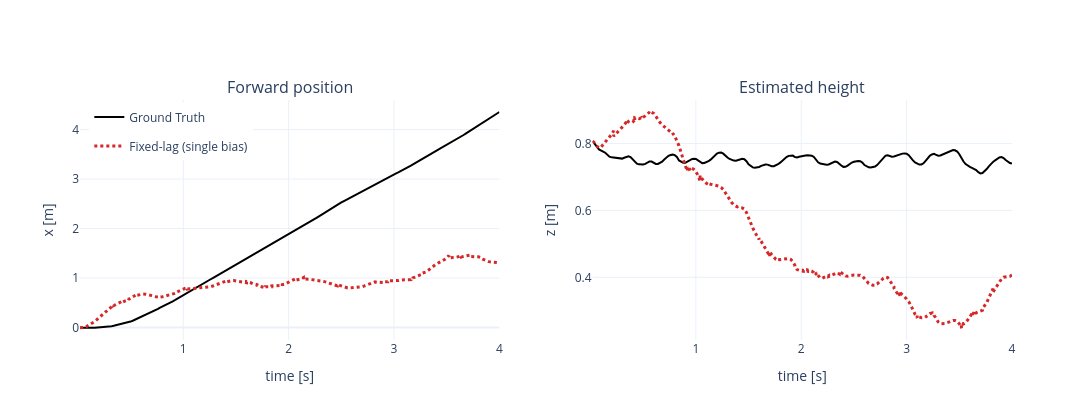

The code cell stored with this chart in its notebook:
### Code cell
fig = make_subplots(rows=1, cols=2, subplot_titles=("Forward position", "Estimated height"))

# Plot ground truth first (as reference)
if GROUND_TRUTH:
    gt_times = np.array([row["timestamp_s"] for row in GROUND_TRUTH])
    gt_xs = np.array([row["x"] for row in GROUND_TRUTH])
    gt_zs = np.array([row["z"] for row in GROUND_TRUTH])
    gt_line = dict(color="black", width=2, dash="solid")
    fig.add_trace(go.Scatter(x=gt_times, y=gt_xs, mode="lines", name="Ground Truth", 
                             line=gt_line, legendgroup="gt"), row=1, col=1)
    fig.add_trace(go.Scatter(x=gt_times, y=gt_zs, mode="lines", name="Ground Truth", 
                             line=gt_line, legendgroup="gt", showlegend=False), row=1, col=2)

# Plot estimator results
for variant, result in DISPLAY_RESULTS.items():
    trajectory = result["trajectory"]
    times = np.array([row["timestamp_s"] for row in trajectory])
    xs = np.array([row["x"] for row in trajectory])
    zs = np.array([row["z"] for row in trajectory])
    line = dict(color=COLORS[variant], width=3, dash=LINE_STYLES[variant])
    fig.add_trace(go.Scatter(x=times, y=xs, mode="lines", name=LABELS[variant], line=line, legendgroup=variant), row=1, col=1)
    fig.add_trace(go.Scatter(x=times, y=zs, mode="lines", name=LABELS[variant], line=line, legendgroup=variant, showlegend=False), row=1, col=2)

fig.update_xaxes(title_text="time [s]", row=1, col=1)
fig.update_xaxes(title_text="time [s]", row=1, col=2)
fig.update_yaxes(title_text="x [m]", row=1, col=1)
fig.update_yaxes(title_text="z [m]", row=1, col=2)
fig.update_layout(height=420, width=1100, template="plotly_white", legend=dict(x=0.01, y=0.99))
fig.show()

### Figure 1 — Plotly figure (JSON) as saved in the notebook; plotly's stock layout.template omitted (floating-point values rounded to 4 significant figures; data arrays with more than 128 entries replaced by an {"elided": "..."} marker saying what was removed)
{"data": [{"legendgroup": "gt", "line": {"color": "black", "dash": "solid", "width": 2}, "mode": "lines", "name": "Ground Truth", "type": "scatter", "x": {"elided": "200 float values"}, "xaxis": "x", "y": {"elided": "200 float values"}, "yaxis": "y"}, {"legendgroup": "gt", "line": {"color": "black", "dash": "solid", "width": 2}, "mode": "lines", "name": "Ground Truth", "showlegend": false, "type": "scatter", "x": {"elided": "200 float values"}, "xaxis": "x2", "y": {"elided": "200 float values"}, "yaxis": "y2"}, {"legendgroup": "fixed_lag_single_bias", "line": {"color": "#d62728", "dash": "dot", "width": 3}, "mode": "lines", "name": "Fixed-lag (single bias)", "type": "scatter", "x": {"elided": "362 float values"}, "xaxis": "x", "y": {"elided": "362 float values"}, "yaxis": "y"}, {"legendgroup": "fixed_lag_single_bias", "line": {"color": "#d62728", "dash": "dot", "width": 3}, "mode": "lines", "name": "Fixed-lag (single bias)", "showlegend": false, "type": "scatter", "x": {"elided": "362 float values"}, "xaxis": "x2", "y": {"elided": "362 float values"}, "yaxis": "y2"}], "layout": {"annotations": [{"font": {"size": 16}, "showarrow": false, "text": "Forward position", "x": 0.225, "xanchor": "center", "xref": "paper", "y": 1, "yanchor": "bottom", "yref": "paper"}, {"font": {"size": 16}, "showarrow": false, "text": "Estimated height", "x": 0.775, "xanchor": "center", "xref": "paper", "y": 1, "yanchor": "bottom", "yref": "paper"}], "height": 420, "legend": {"x": 0.01, "y": 0.99}, "width": 1100, "xaxis": {"anchor": "y", "domain": [0, 0.45], "title": {"text": "time [s]"}}, "xaxis2": {"anchor": "y2", "domain": [0.55, 1], "title": {"text": "time [s]"}}, "yaxis": {"anchor": "x", "domain": [0, 1], "title": {"text": "x [m]"}}, "yaxis2": {"anchor": "x2", "domain": [0, 1], "title": {"text": "z [m]"}}}}
